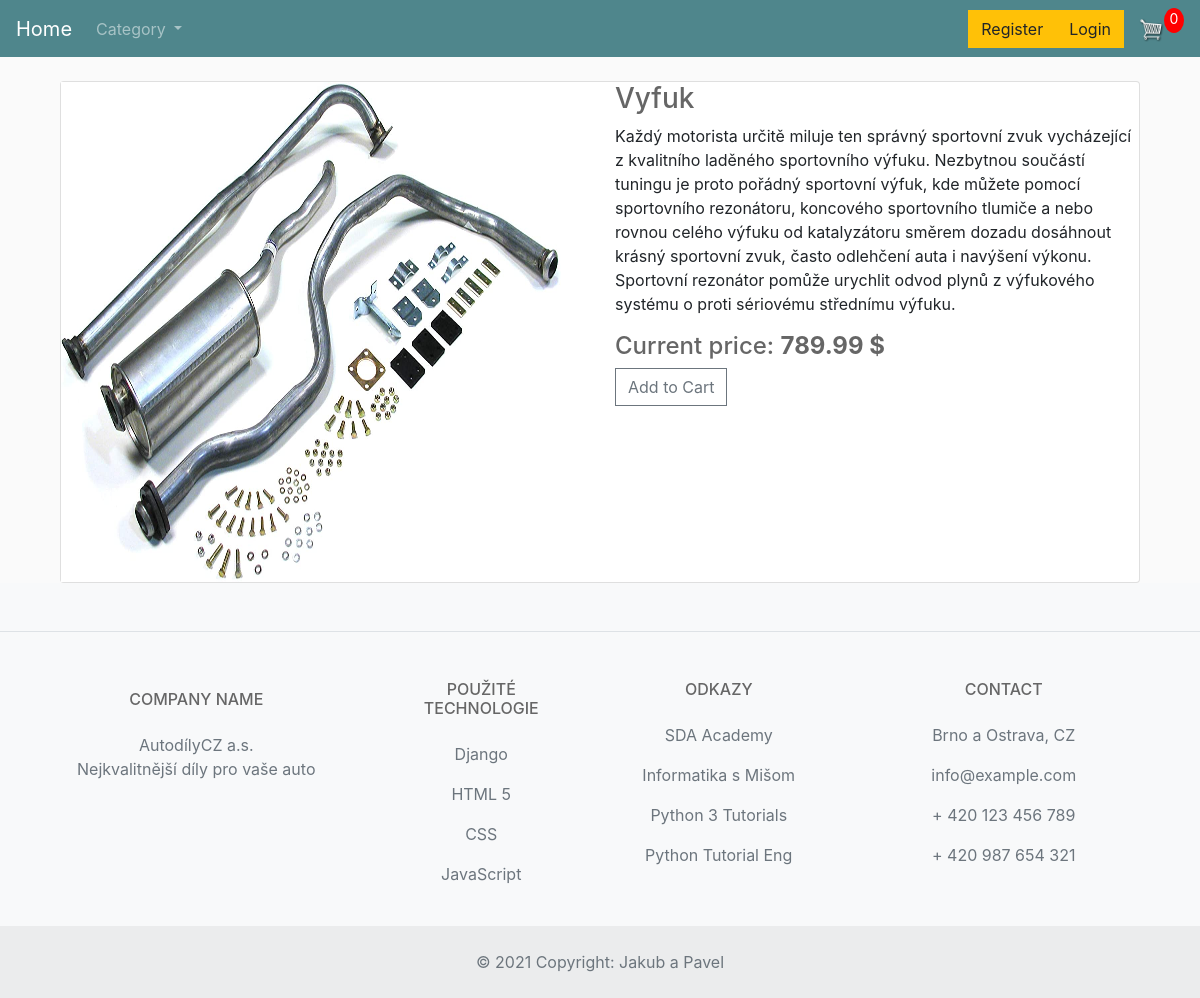
The page /products/1/ on the database its author committed.
### store/models.py (models this page shows, shortened)
class Product(models.Model):
    name = models.CharField(max_length=200)
    price = models.FloatField()
    digital = models.BooleanField(default=False, null=True, blank=True)
    Description = models.CharField(max_length=500, default="bez popisu")
    image = models.ImageField(null=True, blank=True)
    category = models.ManyToManyField(Category, related_name='products')
    @property
    def imageURL(self):
        try:
            url = self.image.url
        except:
            url = ''
        return url

### store/views.py (the view)
# urls.py: path('products/<int:pk>/', views.productdetail, name='product_detail'),
def productdetail(request, pk):
    data = cartData(request)
    categorys = Category.objects.all()
    product = Product.objects.get(pk=pk)
    cartItems = data['cartItems']
    context = {'product': product, 'cartItems': cartItems, 'categorys': categorys}
    return render(request, 'store/product.html', context)

### store/utils.py (called while the page is built, shortened)
def cookieCart(request):
    try:
        cart = json.loads(request.COOKIES['cart'])
    except:
        cart = {}
        print('CART:', cart)
    items = []
    order = {'get_cart_total': 0, 'get_cart_items': 0, 'shipping': False}
    cartItems = order['get_cart_items']
    return {'cartItems': cartItems, 'order': order, 'items': items}

def cartData(request):
    if request.user.is_authenticated:
        customer = request.user.customer
        order, created = Order.objects.get_or_create(customer=customer, complete=False)
        items = order.orderitem_set.all()
        cartItems = order.get_cart_items
    else:
        cookieData = cookieCart(request)
        cartItems = cookieData['cartItems']
        order = cookieData['order']
        items = cookieData['items']
    return {'cartItems': cartItems, 'order': order, 'items': items}

### store/templates/store/product.html
{% extends 'store/main.html' %}
{% load static %}
{% block content %}
	<div class="container">
		<div class="card">
			<div class="container-fliud">
				<div class="wrapper row">
					<div class="preview col-md-6">
						<div class="preview-pic tab-content">
						  <div class="tab-pane active" id="pic-1"><img width="500" height="500" src="{{product.imageURL}}" /></div>
						</div>
					</div>
					<div class="details col-md-6">
						<h3 class="product-title">{{product.name}}</h3>
						<p class="product-description">{{product.Description}}</p>
                        <h4 class="price">Current price: <span><strong>{{product.price}} $</strong></span></h4>
						<div class="action">
							<button data-product="{{product.id}}" data-action="add"
				class="btn btn-outline-secondary add-btn update-cart">Add to Cart</button>
						</div>
					</div>
				</div>
			</div>
		</div>
	</div>
{% endblock content %}

### static/css/main.css (style rules this page uses)
body { background-color: hsl(0, 0%, 98%); }
h1, h2, h3, h4, h5, h6 { color: hsl(0, 0%, 40%); }
.btn { border-radius: 0; }

### store/templates/store/main.html (style rules this page uses)
img { max-width: 100%; max-height: 100%; display: block; }

### rows shown on the page
Product: imageURL (picture), name "Vyfuk", Description "Každý motorista určitě miluje ten správný sportovní zvuk vycházející z kvalitního laděného sportovního výfuku. Nezbytnou součástí tuningu je proto pořádný sportovní výfuk, kde můžete pomocí sportovního rezonátoru, koncového sportovního tlumiče a nebo rovnou celého výfuku od katalyzátoru směrem dozadu dosáhnout krásný sportovní zvuk, často odlehčení auta i navýšení výkonu. Sportovní rezonátor pomůže urychlit odvod plynů z výfukového systému o proti sériovému střednímu výfuku.", price "789.99"

### other values the page prints
{{ cartItems }} "0"
